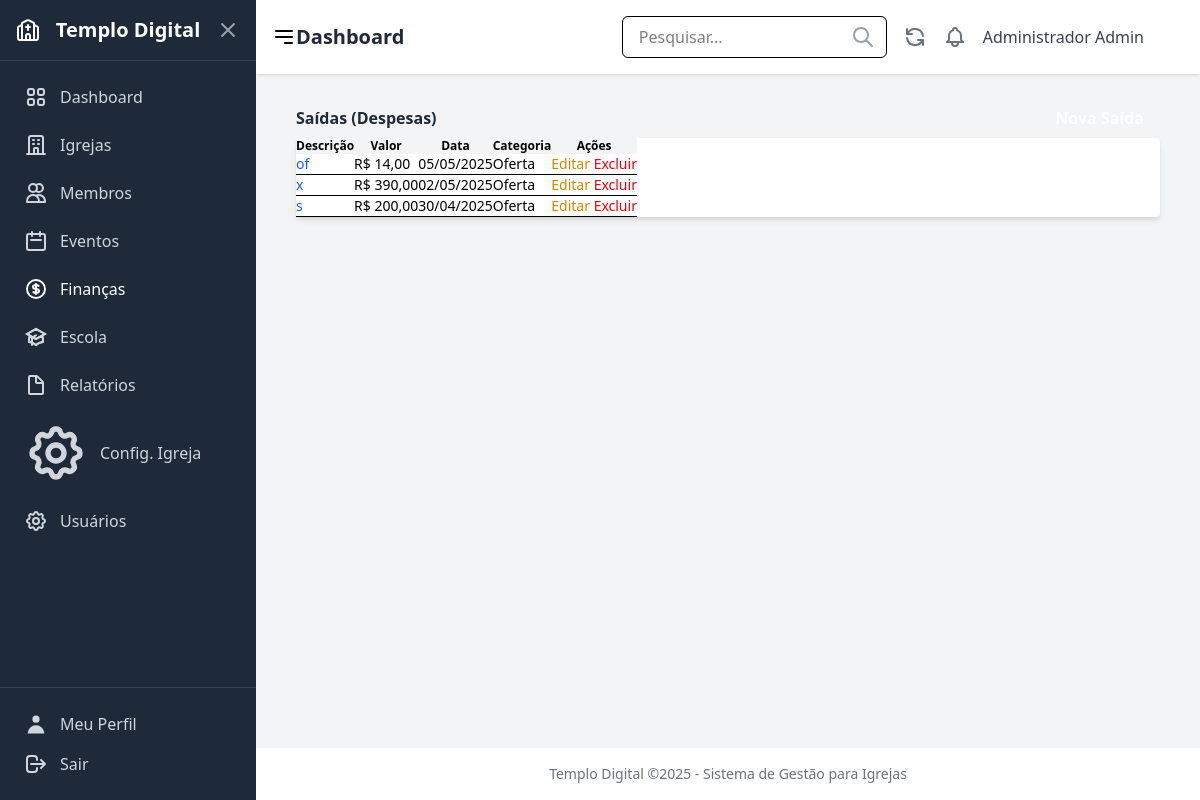
/financas/saidas/ (signed in), run on the app's committed database.
### users/models.py (models this page shows, shortened)
class CustomUser(AbstractUser):
    ROLE_CHOICES = [
        ('admin', 'Administrador'),
        ('pastor', 'Pastor'),
        ('secretario', 'Secretário'),
        ('tesoureiro', 'Tesoureiro'),
        ('lider', 'Líder'),
        ('membro', 'Membro'),
    ]
    role = models.CharField(
        _('Função'),
        max_length=20,
        choices=ROLE_CHOICES,
        default='membro',
        help_text=_('Define o nível de permissão do usuário no sistema')
    )
    phone = models.CharField(
        _('Telefone'),
        max_length=20,
        blank=True,
        null=True
    )
    address = models.TextField(
        _('Endereço'),
        blank=True,
        null=True
    )
    profile_image = models.ImageField(
        _('Imagem de Perfil'),
        upload_to='profile_images/',
        blank=True,
        null=True
    )
    class Meta:
        verbose_name = _('Usuário')
        verbose_name_plural = _('Usuários')

### finances/models.py (models this page shows, shortened)
class Expense(models.Model):
    PAYMENT_METHOD_CHOICES = [
        ('dinheiro', 'Dinheiro'),
        ('pix', 'PIX'),
        ('cartao', 'Cartão'),
        ('transferencia', 'Transferência'),
        ('cheque', 'Cheque'),
        ('outro', 'Outro'),
    ]
    date = models.DateField(verbose_name="Data")
    amount = models.DecimalField(max_digits=10, decimal_places=2, verbose_name="Valor")
    description = models.CharField(max_length=255, verbose_name="Descrição")
    category = models.ForeignKey(Category, on_delete=models.PROTECT, verbose_name="Categoria")
    church = models.ForeignKey(Church, on_delete=models.CASCADE, verbose_name="Igreja")
    payment_method = models.CharField(max_length=15, choices=PAYMENT_METHOD_CHOICES, default='dinheiro', verbose_name="Forma de Pagamento")
    receipt = models.FileField(upload_to='comprovantes/saidas/', null=True, blank=True, verbose_name="Comprovante")
    created_at = models.DateTimeField(auto_now_add=True, verbose_name="Criado em")
    updated_at = models.DateTimeField(auto_now=True, verbose_name="Atualizado em")
    class Meta:
        verbose_name = "Saída"
        verbose_name_plural = "Saídas"
        ordering = ['-date']

class Category(models.Model):
    TYPE_CHOICES = [
        ('entrada', 'Entrada'),
        ('saida', 'Saída'),
        ('ambos', 'Ambos'),
    ]
    name = models.CharField(max_length=100, verbose_name="Nome")
    category_type = models.CharField(max_length=10, choices=TYPE_CHOICES, default='ambos', verbose_name="Tipo")
    description = models.TextField(blank=True, null=True, verbose_name="Descrição")
    class Meta:
        verbose_name = "Categoria"
        verbose_name_plural = "Categorias"
        ordering = ['name']

### finances/views.py (the view)
# urls.py: path('saidas/', views.expense_list, name='expense_list'),
@login_required
def expense_list(request):
    expenses = Expense.objects.all().order_by('-date')
    total_expenses = Expense.objects.aggregate(total=Sum('amount'))['total'] or 0
    today = timezone.now().date()
    first_day_month = today.replace(day=1)
    expenses_month = Expense.objects.filter(date__gte=first_day_month, date__lte=today)
    total_month_expense = sum(expense.amount for expense in expenses_month)
    return render(request, 'finances/expense_list.html', {
        "expenses": expenses,
        "total_expenses": total_expenses,
        "total_month_expense": total_month_expense,
        "active_menu": "finances",
    })

### finances/templates/finances/expense_list.html (shortened to what this page needs)
{% extends 'core/base.html' %}
{% load static %}
{% block content %}
<div class="container mx-auto px-4 py-8">
    <div class="flex justify-between items-center mb-6">
        <h1 class="text-3xl font-bold text-gray-800">Saídas (Despesas)</h1>
        <a href="{% url 'finances:expense_create' %}" class="bg-blue-500 hover:bg-blue-700 text-white font-bold py-2 px-4 rounded focus:outline-none focus:shadow-outline">
        </a>
    </div>
    <div class="bg-white shadow-md rounded my-6">
        <table class="min-w-full leading-normal">
            <thead>
                <tr>
                    <th class="px-5 py-3 border-b-2 border-gray-200 bg-gray-100 text-left text-xs font-semibold text-gray-600 uppercase tracking-wider">
                        Descrição
                    </th>
                    <th class="px-5 py-3 border-b-2 border-gray-200 bg-gray-100 text-left text-xs font-semibold text-gray-600 uppercase tracking-wider">
                        Valor
                    </th>
                    <th class="px-5 py-3 border-b-2 border-gray-200 bg-gray-100 text-left text-xs font-semibold text-gray-600 uppercase tracking-wider">
                        Data
                    </th>
                    <th class="px-5 py-3 border-b-2 border-gray-200 bg-gray-100 text-left text-xs font-semibold text-gray-600 uppercase tracking-wider">
                        Categoria
                    </th>
                    <th class="px-5 py-3 border-b-2 border-gray-200 bg-gray-100 text-left text-xs font-semibold text-gray-600 uppercase tracking-wider">
                        Ações
                    </th>
                </tr>
            </thead>
            <tbody>
                {% for expense in expenses %}
                <tr>
                    <td class="px-5 py-5 border-b border-gray-200 bg-white text-sm">
                        <a href="{% url 'finances:expense_detail' expense.pk %}" class="text-blue-600 hover:text-blue-900">
                            {{ expense.description }}
                        </a>
                    </td>
                    <td class="px-5 py-5 border-b border-gray-200 bg-white text-sm">
                        R$ {{ expense.amount|floatformat:2 }}
                    </td>
                    <td class="px-5 py-5 border-b border-gray-200 bg-white text-sm">
                        {{ expense.date|date:"d/m/Y" }}
                    </td>
                    <td class="px-5 py-5 border-b border-gray-200 bg-white text-sm">
                        {{ expense.category.name|default:"Sem Categoria" }}
                    </td>
                    <td class="px-5 py-5 border-b border-gray-200 bg-white text-sm">
                        <a href="{% url 'finances:expense_update' expense.pk %}" class="text-yellow-600 hover:text-yellow-900 mr-3">Editar</a>
                        <a href="{% url 'finances:expense_delete' expense.pk %}" class="text-red-600 hover:text-red-900">Excluir</a>
                    </td>
                </tr>
                {% empty %}
                <tr>
                    <td colspan="5" class="px-5 py-5 border-b border-gray-200 bg-white text-sm text-center text-gray-500">
                        Nenhuma saída registrada.
                    </td>
                </tr>
                {% endfor %}
            </tbody>
        </table>
    </div>
</div>
{% endblock %}

### core/templates/core/base.html (shortened to what this page needs)
{% load static tailwind_tags %}
<!DOCTYPE html>
<html lang="pt-br">
  <head>
    {% tailwind_css %}
  </head>
  <body class="bg-gray-100 ml-64" x-data="{ isSidebarOpen: false }">
    <div class="flex min-h-screen">
      {% if user.is_authenticated %}
      <aside
        class="w-64 bg-gray-800 text-white flex flex-col fixed inset-y-0 left-0 z-30 transform -translate-x-full md:translate-x-0 transition-transform duration-300 ease-in-out"
        :class="{ 'translate-x-0': isSidebarOpen }"
        x-cloak
      >
      {% include "parts/sidebar.html" %}
        <div class="p-4 border-t border-gray-700">
          <a href="{% url 'users:profile' %}" class="flex items-center p-2 text-gray-300 hover:bg-gray-700 hover:text-white rounded-md mb-2">
            {% include 'icons/profile.html' %} <span class="ml-3">Meu Perfil</span>
          </a>
          <form method="post" action="{% url 'users:logout' %}">
            <button type="submit" class="flex items-center w-full p-2 text-gray-300 hover:bg-gray-700 hover:text-white rounded-md cursor-pointer">
                {% include 'icons/logout.html' %} <span class="ml-3">Sair</span>
            </button>
          </form>
        </div>
      </aside>
      {% endif %}
      <div class="flex-1 flex flex-col {% if user.is_authenticated %}md:ml-64{% endif %}">
          {% if user.is_authenticated %}
          <header class="bg-white shadow-sm p-4 flex justify-between items-center sticky top-0 z-10">
            <div class="flex items-center">
              <button @click="isSidebarOpen = !isSidebarOpen" class="md:hidden mr-4 text-gray-600 hover:text-gray-800">
                <svg class="w-6 h-6" fill="none" stroke="currentColor" viewBox="0 0 24 24" xmlns="http://www.w3.org/2000/svg"><path stroke-linecap="round" stroke-linejoin="round" stroke-width="2" d="M4 6h16M4 12h16m-7 6h7"></path></svg>
              </button>
              <h1 class="text-xl md:text-2xl font-semibold text-gray-800">
                {% block page_title %}Dashboard{% endblock %}
              </h1>
            </div>
            <div class="flex items-center space-x-4">
              <div class="relative hidden md:block">
                <input type="text" placeholder="Pesquisar..." class="px-4 py-2 border rounded-md focus:outline-none focus:ring-2 focus:ring-sky-500" />
                <span class="absolute right-3 top-1/2 transform -translate-y-1/2 text-gray-400">{% include 'icons/pesquisar.html' %}</span>
              </div>
              <button class="text-gray-500 hover:text-gray-700 hidden md:block">{% include 'icons/atualizar.html' %}</button>
              <button class="text-gray-500 hover:text-gray-700">{% include 'icons/notificacoes.html' %}</button>
              <div class="flex items-center space-x-2">
                <span class="text-gray-700 hidden sm:inline">{{ user.get_full_name|default:user.username }}</span>
                {% if user.profile_image %}
                  <img src="{{ user.profile_image.url }}" alt="User Avatar" class="w-8 h-8 rounded-full object-cover" />
                {% else %}
                  <div class="w-8 h-8 rounded-full bg-sky-500 flex items-center justify-center text-white font-semibold">
                  </div>
                {% endif %}
              </div>
            </div>
          </header>
          {% endif %}
          <main class="flex-grow p-6">
            {% block content %}{% endblock %}
          </main>
          {% if user.is_authenticated %}
          <footer class="bg-white text-center p-4 text-sm text-gray-500 mt-auto">
            <p>Templo Digital ©{% now 'Y' %} - Sistema de Gestão para Igrejas</p>
          </footer>
          {% endif %}
      </div>
    </div>
  </body>
</html>

### data on the page
CustomUser: get_full_name "Administrador Admin"
Expense: description "of", amount "14,00", date "05/05/2025", category.name "Oferta"
Expense: description "x", amount "390,00", date "02/05/2025", category.name "Oferta"
Expense: description "s", amount "200,00", date "30/04/2025", category.name "Oferta"
